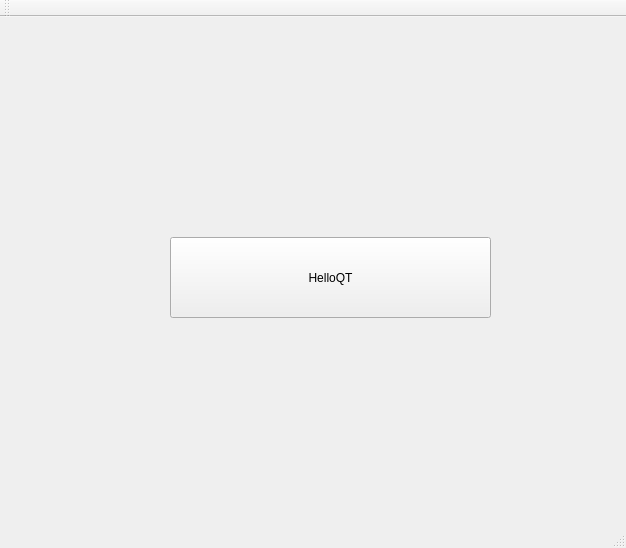
<?xml version="1.0" encoding="UTF-8"?>
<ui version="4.0">
 <class>NQueens_QTClass</class>
 <widget class="QMainWindow" name="NQueens_QTClass">
  <property name="geometry">
   <rect>
    <x>0</x>
    <y>0</y>
    <width>626</width>
    <height>548</height>
   </rect>
  </property>
  <property name="font">
   <font>
    <family>Microsoft YaHei UI</family>
   </font>
  </property>
  <property name="windowTitle">
   <string>NQueens_QT</string>
  </property>
  <widget class="QWidget" name="centralWidget">
   <widget class="QPushButton" name="HelloQT">
    <property name="geometry">
     <rect>
      <x>170</x>
      <y>220</y>
      <width>321</width>
      <height>81</height>
     </rect>
    </property>
    <property name="text">
     <string>HelloQT</string>
    </property>
   </widget>
  </widget>
  <widget class="QMenuBar" name="menuBar">
   <property name="geometry">
    <rect>
     <x>0</x>
     <y>0</y>
     <width>626</width>
     <height>22</height>
    </rect>
   </property>
  </widget>
  <widget class="QToolBar" name="mainToolBar">
   <attribute name="toolBarArea">
    <enum>TopToolBarArea</enum>
   </attribute>
   <attribute name="toolBarBreak">
    <bool>false</bool>
   </attribute>
  </widget>
  <widget class="QStatusBar" name="statusBar"/>
 </widget>
 <layoutdefault spacing="6" margin="11"/>
 <resources>
  <include location="NQueens_QT.qrc"/>
 </resources>
 <connections>
  <connection>
   <sender>HelloQT</sender>
   <signal>clicked()</signal>
   <receiver>HelloQT</receiver>
   <slot>click()</slot>
   <hints>
    <hint type="sourcelabel">
     <x>319</x>
     <y>284</y>
    </hint>
    <hint type="destinationlabel">
     <x>319</x>
     <y>284</y>
    </hint>
   </hints>
  </connection>
 </connections>
</ui>
